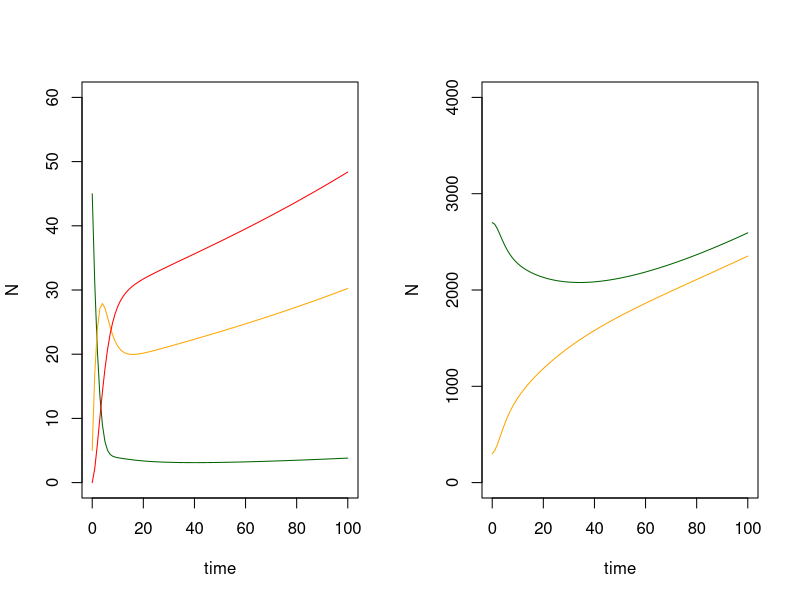

This figure's R source:
library(deSolve)
v1h1sir <- function(times, inits, params){
  
  Sh <- inits[1] #susceptible host
  Ih <- inits[2] #infected host
  Rh <- inits[3] #recovered host
  Sv <- inits[4] #susceptible vector
  Iv <- inits[5] #infected vector
  
  Nh <- Sh + Ih + Rh #total host popn
  Nv <- Sv + Iv #total vector popn
  
  
  
  with(as.list(c(params)), {
    
    dSh <- bh * Nh - f / Nh * Thv * Iv * Sh - muh * Sh + epsilon * Rh
    dIh <- f / Nh * Thv * Iv * Sh - muh * Ih - gammah * Ih
    dRh <- gammah * Ih - muh * Rh - epsilon * Rh
    dSv <- bv * Nv - f / Nh * Tvh * Sv * Ih - muv * Sv
    dIv <- f / Nh * Tvh * Sv * Ih - muv * Iv
    
    return(list(c(dSh, dIh, dRh, dSv, dIv)))
  })
  
}

inits <- c(45,5,0,2700,300)
params <- c(bh = 0.025, muh = 0.02, bv = 0.025, muv = 0.02, f = 0.125, gammah = 0.2, Thv = 0.5, Tvh = 0.5, epsilon = 0.1)
# b = birth rate, m = death rate, f =  vector biting rate, gamma = recovery rate
# Thv = Pr(host infected after bite from infected vector), Thv = Pr(vector infected after bite of infected host)
# epsilon = rate of loss of immunity
times <- seq(0,100,1)
out <- as.data.frame(ode(inits, times, v1h1sir, params ))
par(mfrow=c(1,2))


plot(out$`1` ~out$time, type='l', col='dark green',
    xlab= 'time', ylab='N', ylim = c(0,60))
lines(out$`2`~out$time, col='orange')
lines(out$`3`~out$time, col='red')

plot(out$`4`~out$time, type = 'l', col= 'dark green',
    xlab= 'time', ylab='N', ylim = c(0,4000))
lines(out$`5`~out$time, col= 'orange')
